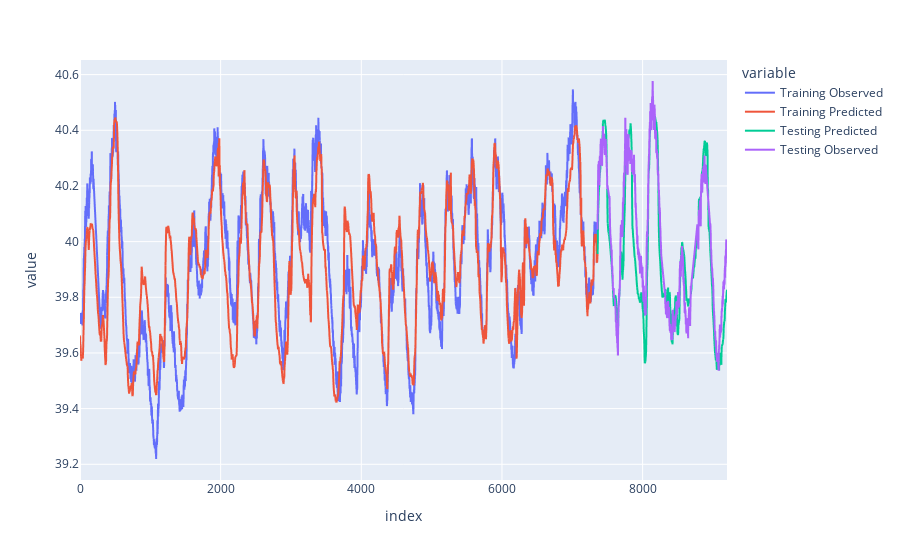
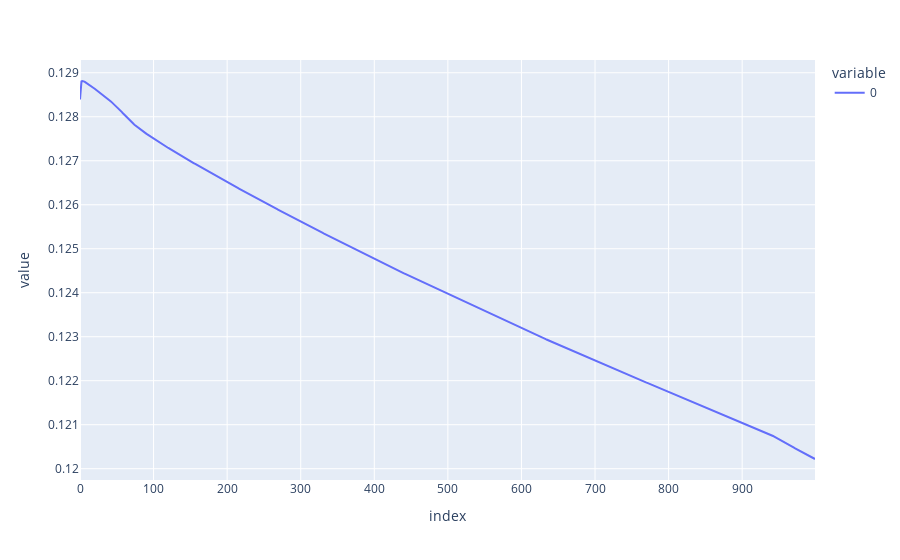
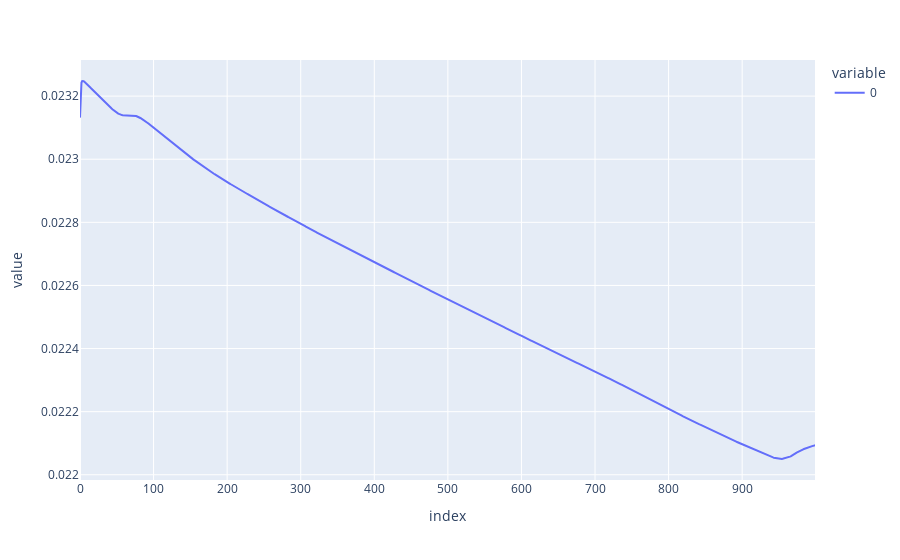

The cell these charts' notebook holds for them, in order:
### Code cell
optimizer = torch.optim.Adam(model.parameters(), lr=0.000001)
num_epochs = 1000
train_loss = []
test_loss = []
for epoch in range(num_epochs):
    train_loss.append(train_epoch(epoch))
    test_loss.append(test_epoch(epoch))
    with torch.no_grad():
        train_predicted = model(features_train.to(device)).to('cpu').numpy()
        test_predicted = model(features_test.to(device)).to('cpu').numpy()
    
    gwl_train_inverse = target_scaler.inverse_transform(gwl_train)
    gwl_test_inverse = target_scaler.inverse_transform(gwl_test)
    predicted_train_inverse = target_scaler.inverse_transform(train_predicted)
    predicted_test_inverse = target_scaler.inverse_transform(test_predicted)

    train_nse = nse(predicted_train_inverse.flatten(), gwl_train_inverse.flatten())
    test_nse = nse(predicted_test_inverse.flatten(), gwl_test_inverse.flatten())
    print(f"Epoch {epoch + 1} Train NSE: {train_nse}")
    print(f"Epoch {epoch + 1}  Test NSE: {test_nse}")
    

    if (epoch + 1) != num_epochs:
        continue
    df = pd.DataFrame()
    df["Training Observed"] = np.append(gwl_train_inverse.flatten(), np.full(len(gwl_test), np.nan))
    df["Training Predicted"] = np.append(predicted_train_inverse.flatten(), np.full(len(gwl_test), np.nan))
    df["Testing Predicted"] = np.append(np.full(len(gwl_train), np.nan), predicted_test_inverse)
    df["Testing Observed"] = np.append(np.full(len(gwl_train), np.nan), gwl_test_inverse)
    fig = px.line(df)
    fig.show()

    fig = px.line(np.array(train_loss))
    fig.show()
    fig = px.line(np.array(test_loss))
    fig.show()

### Figure 1 — Plotly figure (JSON) as saved in the notebook; plotly's stock layout.template omitted (floating-point values rounded to 4 significant figures; data arrays with more than 128 entries replaced by an {"elided": "..."} marker saying what was removed)
{"data": [{"hovertemplate": "variable=Training Observed<br>index=%{x}<br>value=%{y}<extra></extra>", "legendgroup": "Training Observed", "line": {"color": "#636efa", "dash": "solid"}, "marker": {"symbol": "circle"}, "mode": "lines", "name": "Training Observed", "showlegend": true, "type": "scattergl", "x": {"elided": "9201 int values"}, "xaxis": "x", "y": {"elided": "9201 float values"}, "yaxis": "y"}, {"hovertemplate": "variable=Training Predicted<br>index=%{x}<br>value=%{y}<extra></extra>", "legendgroup": "Training Predicted", "line": {"color": "#EF553B", "dash": "solid"}, "marker": {"symbol": "circle"}, "mode": "lines", "name": "Training Predicted", "showlegend": true, "type": "scattergl", "x": {"elided": "9201 int values"}, "xaxis": "x", "y": {"elided": "9201 float values"}, "yaxis": "y"}, {"hovertemplate": "variable=Testing Predicted<br>index=%{x}<br>value=%{y}<extra></extra>", "legendgroup": "Testing Predicted", "line": {"color": "#00cc96", "dash": "solid"}, "marker": {"symbol": "circle"}, "mode": "lines", "name": "Testing Predicted", "showlegend": true, "type": "scattergl", "x": {"elided": "9201 int values"}, "xaxis": "x", "y": {"elided": "9201 float values"}, "yaxis": "y"}, {"hovertemplate": "variable=Testing Observed<br>index=%{x}<br>value=%{y}<extra></extra>", "legendgroup": "Testing Observed", "line": {"color": "#ab63fa", "dash": "solid"}, "marker": {"symbol": "circle"}, "mode": "lines", "name": "Testing Observed", "showlegend": true, "type": "scattergl", "x": {"elided": "9201 int values"}, "xaxis": "x", "y": {"elided": "9201 float values"}, "yaxis": "y"}], "layout": {"legend": {"title": {"text": "variable"}, "tracegroupgap": 0}, "margin": {"t": 60}, "xaxis": {"anchor": "y", "domain": [0, 1], "title": {"text": "index"}}, "yaxis": {"anchor": "x", "domain": [0, 1], "title": {"text": "value"}}}}

### Figure 2 — Plotly figure (JSON) as saved in the notebook; plotly's stock layout.template omitted (floating-point values rounded to 4 significant figures; data arrays with more than 128 entries replaced by an {"elided": "..."} marker saying what was removed)
{"data": [{"hovertemplate": "variable=0<br>index=%{x}<br>value=%{y}<extra></extra>", "legendgroup": "0", "line": {"color": "#636efa", "dash": "solid"}, "marker": {"symbol": "circle"}, "mode": "lines", "name": "0", "orientation": "v", "showlegend": true, "type": "scatter", "x": {"elided": "1000 int values"}, "xaxis": "x", "y": {"elided": "1000 float values"}, "yaxis": "y"}], "layout": {"legend": {"title": {"text": "variable"}, "tracegroupgap": 0}, "margin": {"t": 60}, "xaxis": {"anchor": "y", "domain": [0, 1], "title": {"text": "index"}}, "yaxis": {"anchor": "x", "domain": [0, 1], "title": {"text": "value"}}}}

### Figure 3 — Plotly figure (JSON) as saved in the notebook; plotly's stock layout.template omitted (floating-point values rounded to 4 significant figures; data arrays with more than 128 entries replaced by an {"elided": "..."} marker saying what was removed)
{"data": [{"hovertemplate": "variable=0<br>index=%{x}<br>value=%{y}<extra></extra>", "legendgroup": "0", "line": {"color": "#636efa", "dash": "solid"}, "marker": {"symbol": "circle"}, "mode": "lines", "name": "0", "orientation": "v", "showlegend": true, "type": "scatter", "x": {"elided": "1000 int values"}, "xaxis": "x", "y": {"elided": "1000 float values"}, "yaxis": "y"}], "layout": {"legend": {"title": {"text": "variable"}, "tracegroupgap": 0}, "margin": {"t": 60}, "xaxis": {"anchor": "y", "domain": [0, 1], "title": {"text": "index"}}, "yaxis": {"anchor": "x", "domain": [0, 1], "title": {"text": "value"}}}}
